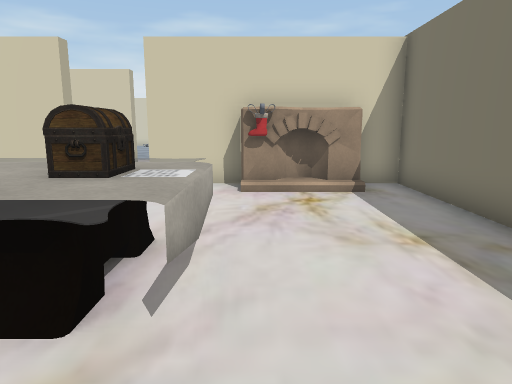
[1] (above)

23 first-person views from a walk through a scene from a Unity 3-D project. The camera is 1.5 m above the floor, tilts 10° down and sees 70° across. The floor is counted in squares, 1 m on a side. Each view is taken from the middle of a square. On the plan, view 1 faces up. The plan holds only what a view shows up to about 16 squares ahead; the rest is blank. Door leaves are left out, so doorways stand open. Some surface patterns are stand-ins.

[2]
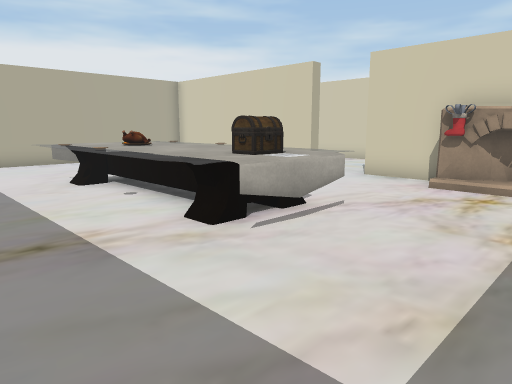

[3]
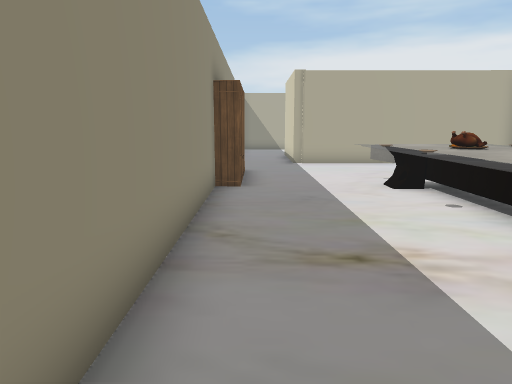

[4]
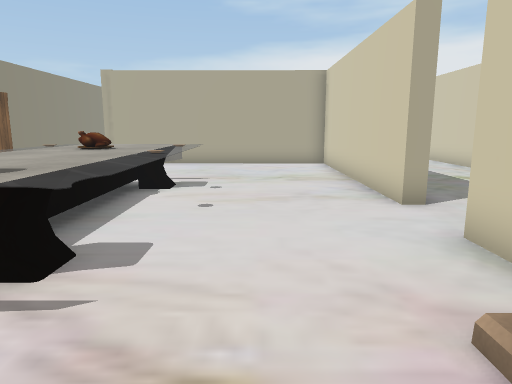

[5]
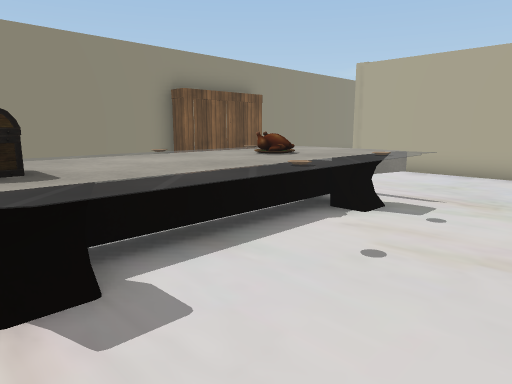

[6]
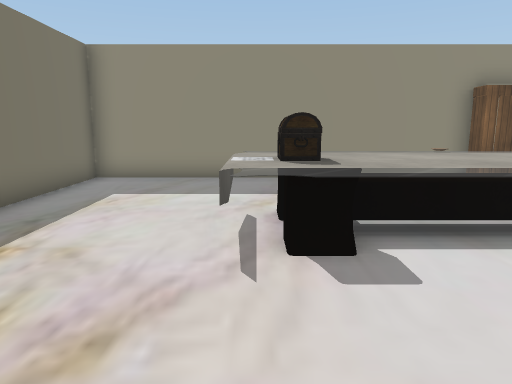

[7]
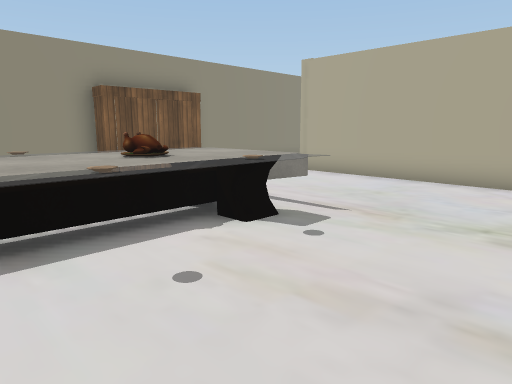

[8]
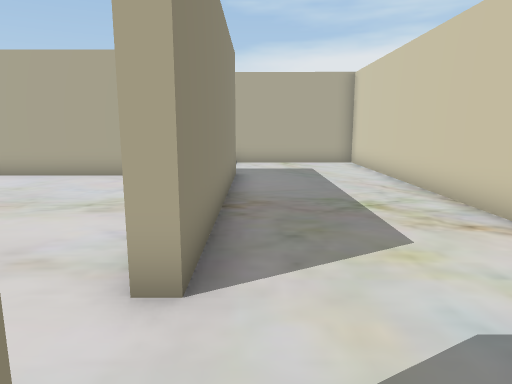

[9]
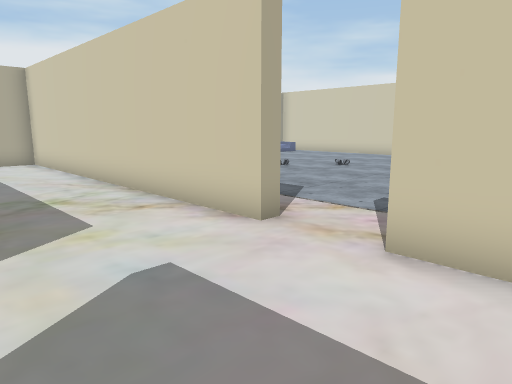

[10]
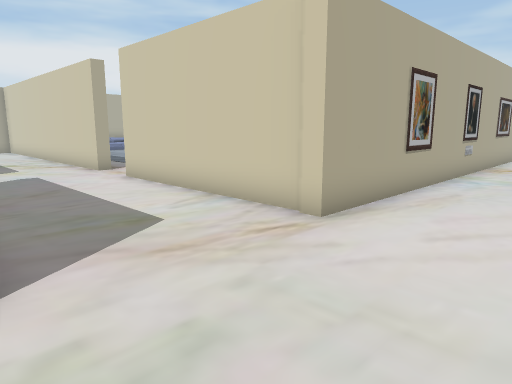

[11]
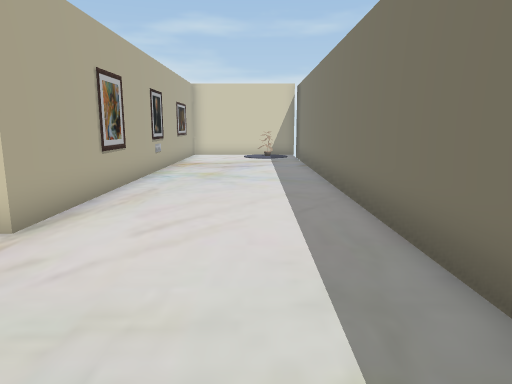

[12]
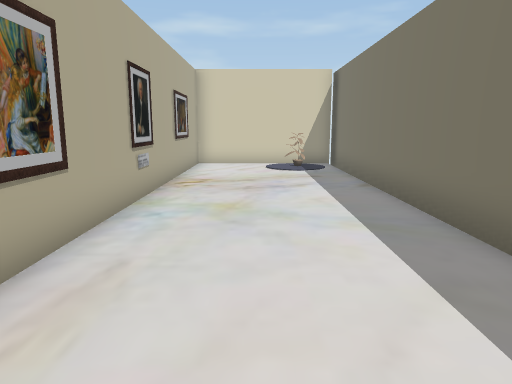

[13]
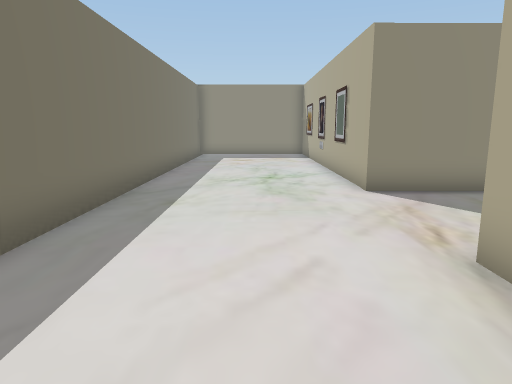

[14]
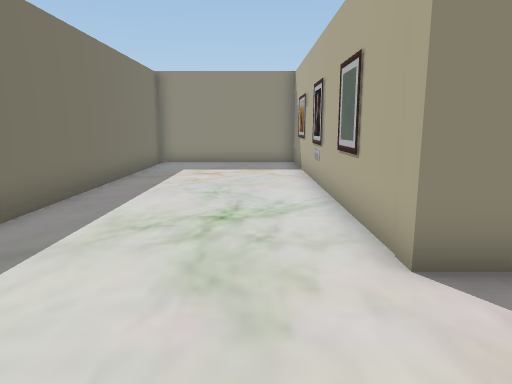

[15]
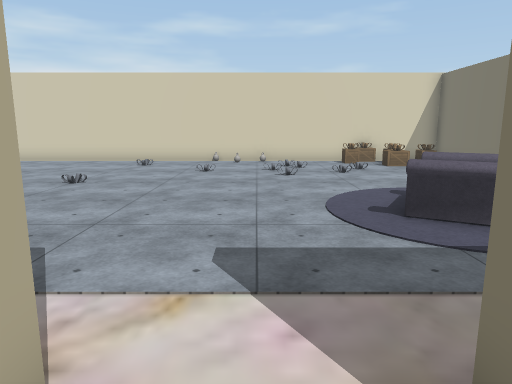

[16]
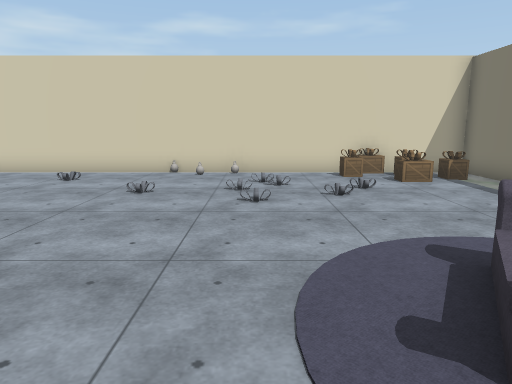

[17]
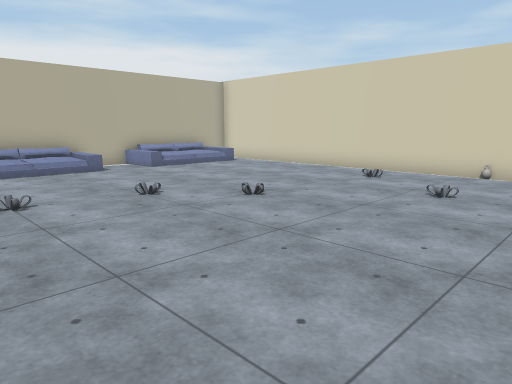

[18]
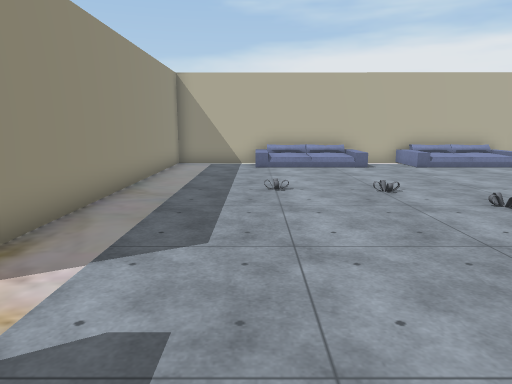

[19]
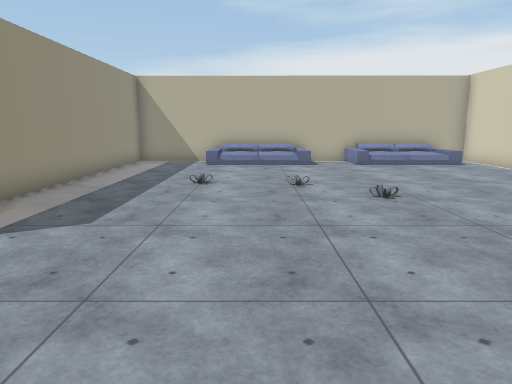

[20]
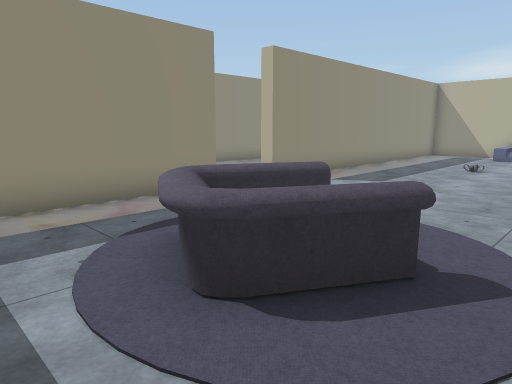

[21]
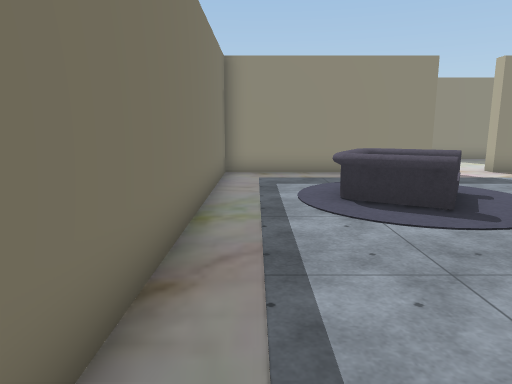

[22]
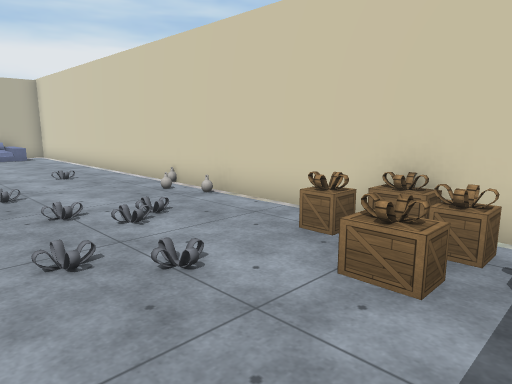

[23]
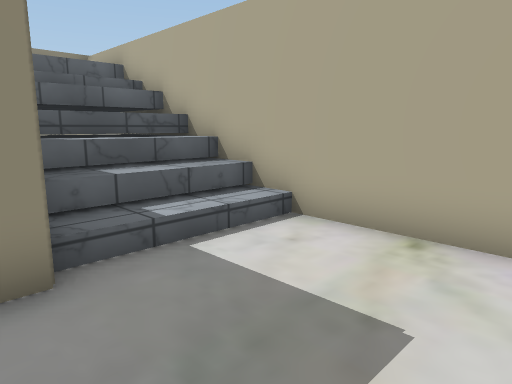

### Floor plan
Key: @ floor where view 1 was taken; # wall or solid block; . main floor; : floor 0.5 m higher than the main floor; / step, stairs or slope; D open door; = window, fence, low wall or low ledge; ^ raised ledge; W wardrobe; P painting; C carpet; B box; A armchair; S sofa; O other object.
Columns run from 18 left of view 1 to 10 right of it. Each row starts with its distance up from view 1.
 31 #############################
 30 #.................BBB.#...  #
 29 # /...............BBBB#...CC#
 28 # /................BB.#.....#
 27 S /...................#.....#
 26 # /...................#.....#
 25 #SS...................#.....#
 24 #.....................#.....#
 23 # =...................#.....#
 22 S /.............. C...#.....#
 21 # /............. .CC..#.....#
 20 # /.............CC C..#.....#
 19 #:/..............AAA..#P....#
 18 #.....................#.....#
 17 #.....................#.....#
 16 #############DDD#######.....#
 15 #############DDD#######.....#
 14 #...........................#
 13 #...........................#
 12 #...........................#
 11 #...........................#
 10 #///#########DDD#######.....#
  9 #///#.............OOO.#.....#
  8 #///#.................#.....#
  7 #///#.................#.....#
  6 #^^^#.................#.....#
  5 #^^ #.....OO OO OO....#.....#
  4 # ^ #.....OOOOOOOO....#.....#
  3     #.....OOOOOOOO....#.....#
  2     #.....OO OO OO....#.....#
  1 ##  #.................#.....#
  0     D.............@...#.....#
 -1     D....W............#.....#
 -2    #D###WW ##################

Where each view was taken, in squares from view 1:
view 1: 0 up, 0 right, facing up
view 2: 1 down, 3 right, facing up-left
view 3: 1 down, 2 right, facing left
view 4: 7 up, 2 right, facing left
view 5: 8 up, 1 left, facing down-left
view 6: 9 up, 1 left, facing down
view 7: 9 up, 3 left, facing down-left
view 8: 11 up, 2 left, facing left
view 9: 11 up, 1 left, facing up-left
view 10: 10 up, 8 right, facing up-left
view 11: 10 up, 8 right, facing up
view 12: 15 up, 7 right, facing up
view 13: 19 up, 7 right, facing down
view 14: 14 up, 6 right, facing down
view 15: 14 up, 4 left, facing up
view 16: 18 up, 3 left, facing up
view 17: 18 up, 3 left, facing up-left
view 18: 19 up, 2 left, facing left
view 19: 21 up, 1 left, facing left
view 20: 23 up, 3 right, facing down-left
view 21: 28 up, 3 right, facing down
view 22: 25 up, 3 right, facing up-left
view 23: 14 up, 13 left, facing down-left
